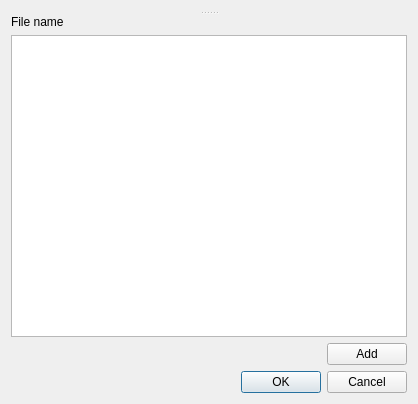
<?xml version="1.0" encoding="UTF-8"?>
<ui version="4.0">
 <class>DialogVideoConfiguration</class>
 <widget class="QDialog" name="DialogVideoConfiguration">
  <property name="geometry">
   <rect>
    <x>0</x>
    <y>0</y>
    <width>418</width>
    <height>404</height>
   </rect>
  </property>
  <property name="windowTitle">
   <string>AVI File Configuration</string>
  </property>
  <layout class="QVBoxLayout" name="verticalLayout">
   <item>
    <widget class="QSplitter" name="splitter">
     <property name="orientation">
      <enum>Qt::Vertical</enum>
     </property>
     <widget class="QWidget" name="widget" native="true">
      <layout class="QVBoxLayout" name="layoutNode"/>
     </widget>
     <widget class="QWidget" name="widget_2" native="true">
      <layout class="QVBoxLayout" name="layoutFile">
       <item>
        <widget class="QLabel" name="label">
         <property name="text">
          <string>File name</string>
         </property>
        </widget>
       </item>
       <item>
        <widget class="QListView" name="listViewFile">
         <property name="editTriggers">
          <set>QAbstractItemView::NoEditTriggers</set>
         </property>
        </widget>
       </item>
       <item>
        <layout class="QHBoxLayout" name="horizontalLayout">
         <item>
          <spacer name="horizontalSpacer">
           <property name="orientation">
            <enum>Qt::Horizontal</enum>
           </property>
           <property name="sizeHint" stdset="0">
            <size>
             <width>40</width>
             <height>20</height>
            </size>
           </property>
          </spacer>
         </item>
         <item>
          <widget class="QPushButton" name="btnAdd">
           <property name="text">
            <string>Add</string>
           </property>
          </widget>
         </item>
        </layout>
       </item>
      </layout>
     </widget>
    </widget>
   </item>
   <item>
    <widget class="QDialogButtonBox" name="buttonBox">
     <property name="standardButtons">
      <set>QDialogButtonBox::Cancel|QDialogButtonBox::Ok</set>
     </property>
    </widget>
   </item>
  </layout>
 </widget>
 <resources>
  <include location="resource.qrc"/>
 </resources>
 <connections/>
</ui>
